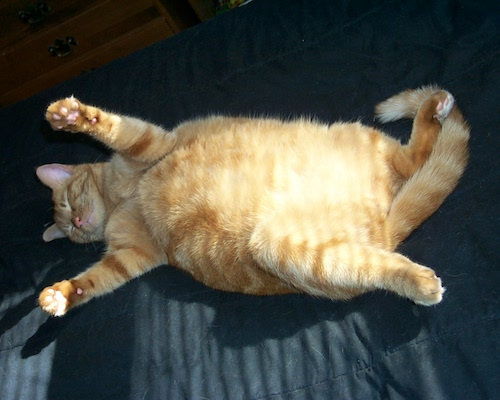
#> input picture data/img/1_cat.jpg, 500 x 400 px, found by its file name
$ python masking.py
#> lines starting #> are read from the running program, lines starting #| are printed output that depends on the picture; after the words box and inside, x2 and y2 are one past the last pixel; in counts of white or black regions, pixels touching at a corner belong together
# -*- coding: UTF-8 -*-
"""
    @Author : Frank.Ren
    @Project : visual_computing
    @Product : PyCharm
    @createTime : 2023/9/6 15:52
    @Email : sc19lr@leeds.ac.uk
    @github : https://github.com/frankRenlf
    @Description :
"""
import cv2 as cv
import numpy as np

if __name__ == "__main__":
    img = cv.imread('../data/img/1_cat.jpg')
#> img is the input picture: shape (400, 500, 3); mean B, G, R 69.4, 78.6, 77.3
    blank = np.zeros(img.shape[:2], dtype='uint8')
    rec = cv.rectangle(blank.copy(), (50, 50,), (200, 200), (255, 255, 255), -1)
    cir = cv.circle(blank.copy(), (200, 200), 100, (255, 255, 255), -1)
    mask = cv.bitwise_xor(rec, cir)
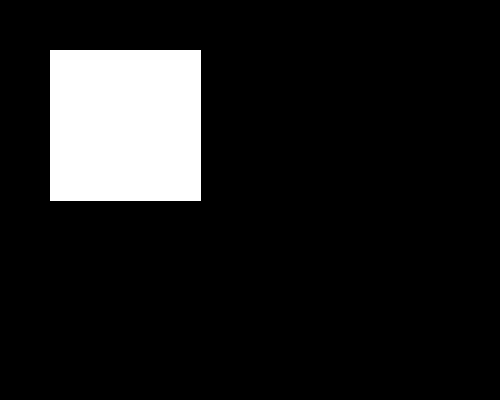
#> rec: shape (400, 500); 11.4% white; 1 white region, box (x1, y1, x2, y2) and area: (50, 50, 201, 201) 22801
    aft = cv.bitwise_and(img, img, mask=rec)
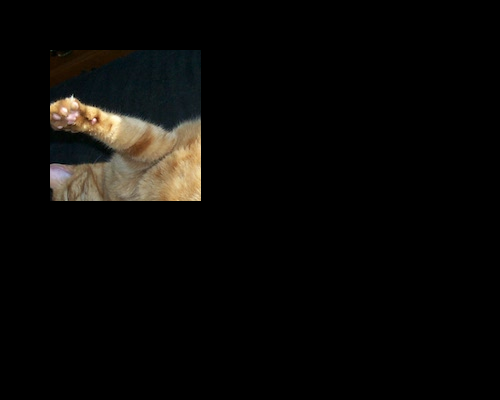
#> aft: shape (400, 500, 3); mean B, G, R 7.1, 8.9, 9.9
    while True:

        cv.imshow('img', img)
        cv.imshow('aft', aft)
        if cv.waitKey(1) == ord('q'):
#> (key q is pressed here)
            break
    cv.destroyAllWindows()
